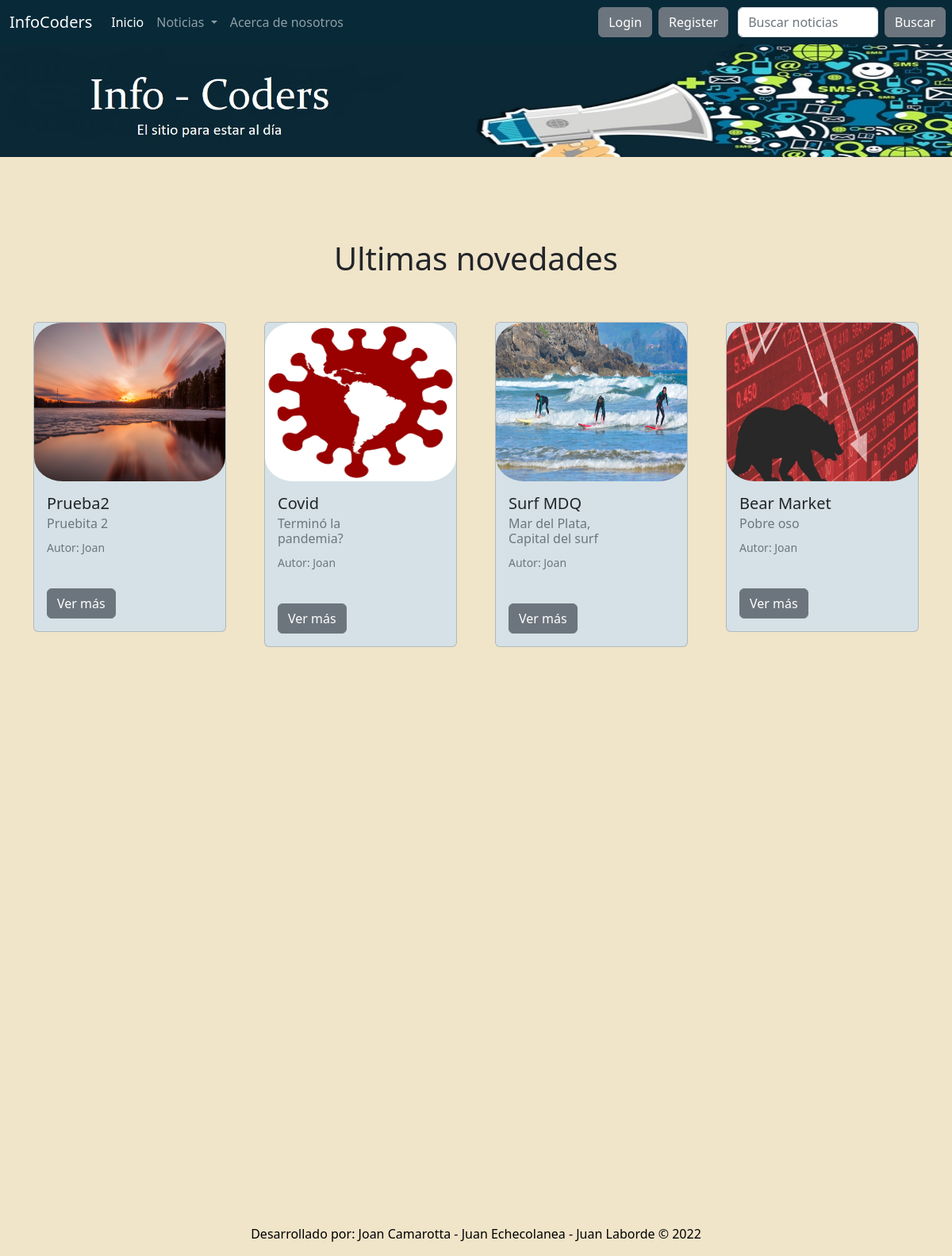
/, run on an earlier commit of the app's database.
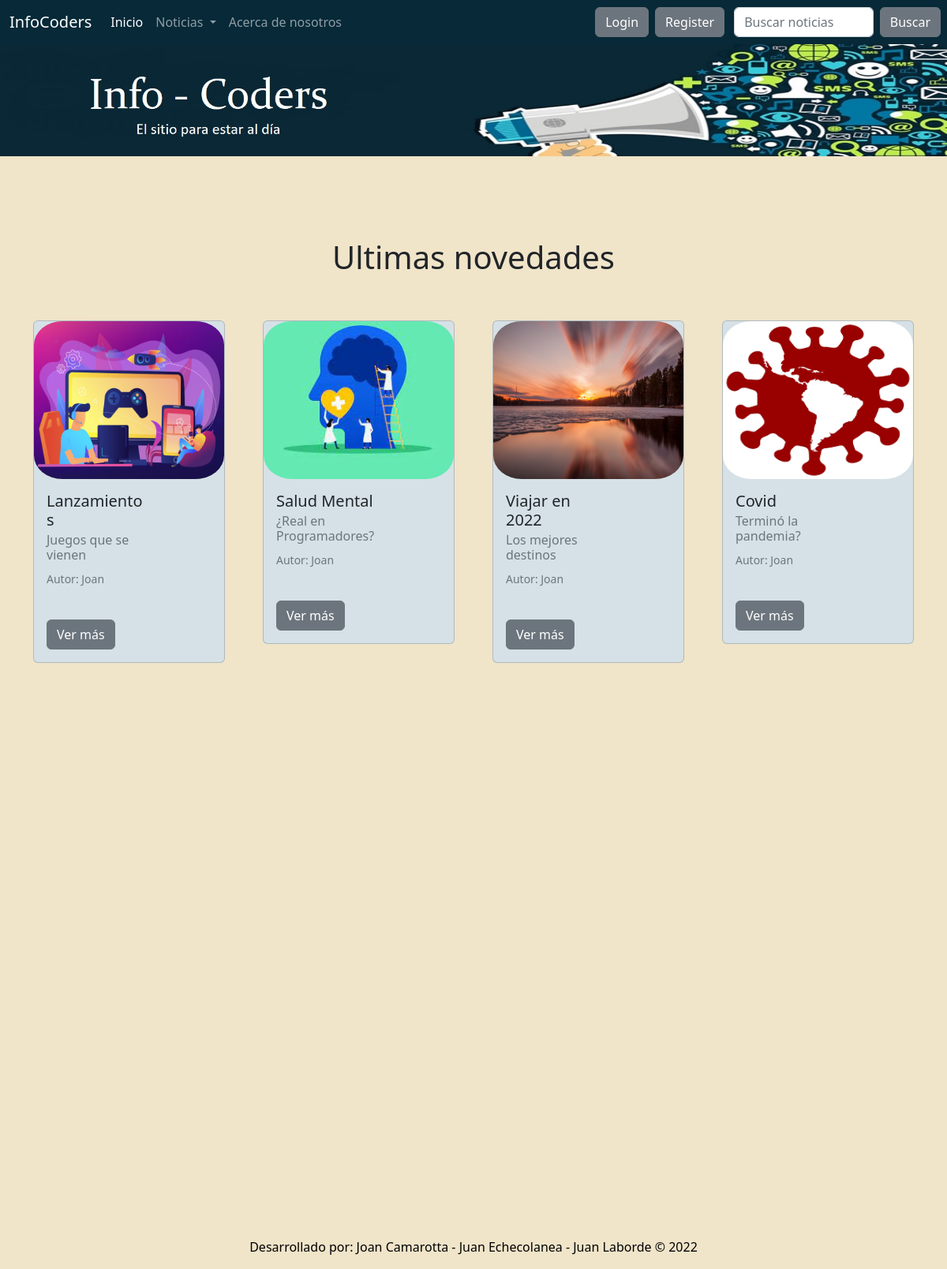
And on a later commit of the database.
### blog/models.py (models this page shows, shortened)
class Note(models.Model):
    title = models.CharField(max_length=100, blank=True, null=True)
    subtitle = models.CharField(max_length=100)
    author = models.CharField(max_length=50)
    publish_date = models.DateField(default=now)
    text = models.TextField(blank=True)
    category = models.ForeignKey('Categoria', on_delete=models.CASCADE, related_name='blog')
    image = models.ImageField(upload_to='note_image', blank = True, null = True)
    is_active = models.BooleanField(default=True, blank = True)
    class Meta:
        verbose_name = 'Nota'
        verbose_name_plural = 'Notas'

### PFC/views.py (the view)
# urls.py: path('', index),
def index(request):
    inicio = Note.objects.all().order_by('-publish_date')[:4]
    return render(request, 'index.html', {'inicio': inicio})

### templates/index.html (shortened to what this page needs)
{% extends 'base.html' %}
{% load static%}
{% block content %}
<div>
<img src="/media/blog_de_noticias.jpg" class="img-fluid" alt="...">
</div>
<br>
<br>
{% endblock%}
{% block content2 %}
<h1
class="fw-bopld text-center py-5">
Ultimas novedades
</h1>
<div class="container px-8 px-lg-7 mt-5;" style="width: 1200px">
    <div class="row gx-4 gx-lg-5 row-cols-2 row-cols-md-3 row-cols-xl-4 justify-content-center">
      {% for note in inicio %}
        <div class="col mb-5">
            <div class="card h-40" style="background-color:#d5e1e6">
              {% if note.image %}
              <img class="img-fluid" src="{{note.image.url}}" style= "border-radius: 15%; border: 5px; width: 287px; height: 200px; position: relative;"/>
              {% endif %}
              <div class="col-md-8">
                <div class="card-body">
                  <h5 class="card-title">{{note.title}}</h5>
                  <h6 class="card-subtitle mb-2 text-muted">{{note.subtitle}}</h6>
                  <p class="card-text"><small class="text-muted">Autor: {{note.author}}</small></p>
                  <br>
                  <a href="/noticias/leer-noticia/{{note.id}}/" class="btn btn-secondary">Ver más</a>
                </div>
              </div>
            </div>
          </div>
          {% endfor %}
{% endblock %}

What changed in the data, as far as the page shows it:
no longer on this page (row edited): Note: image (picture), title "Surf MDQ", subtitle "Mar del Plata, Capital del surf", author "Joan"
no longer on this page (row edited): Note: image (picture), title "Bear Market", subtitle "Pobre oso", author "Joan"
added Note: image (picture), title "Lanzamientos", subtitle "Juegos que se vienen", author "Joan"
added Note: image (picture), title "Salud Mental", subtitle "¿Real en Programadores?", author "Joan"
changed Note: title "Prueba2" → "Viajar en 2022"; subtitle "Pruebita 2" → "Los mejores destinos"
